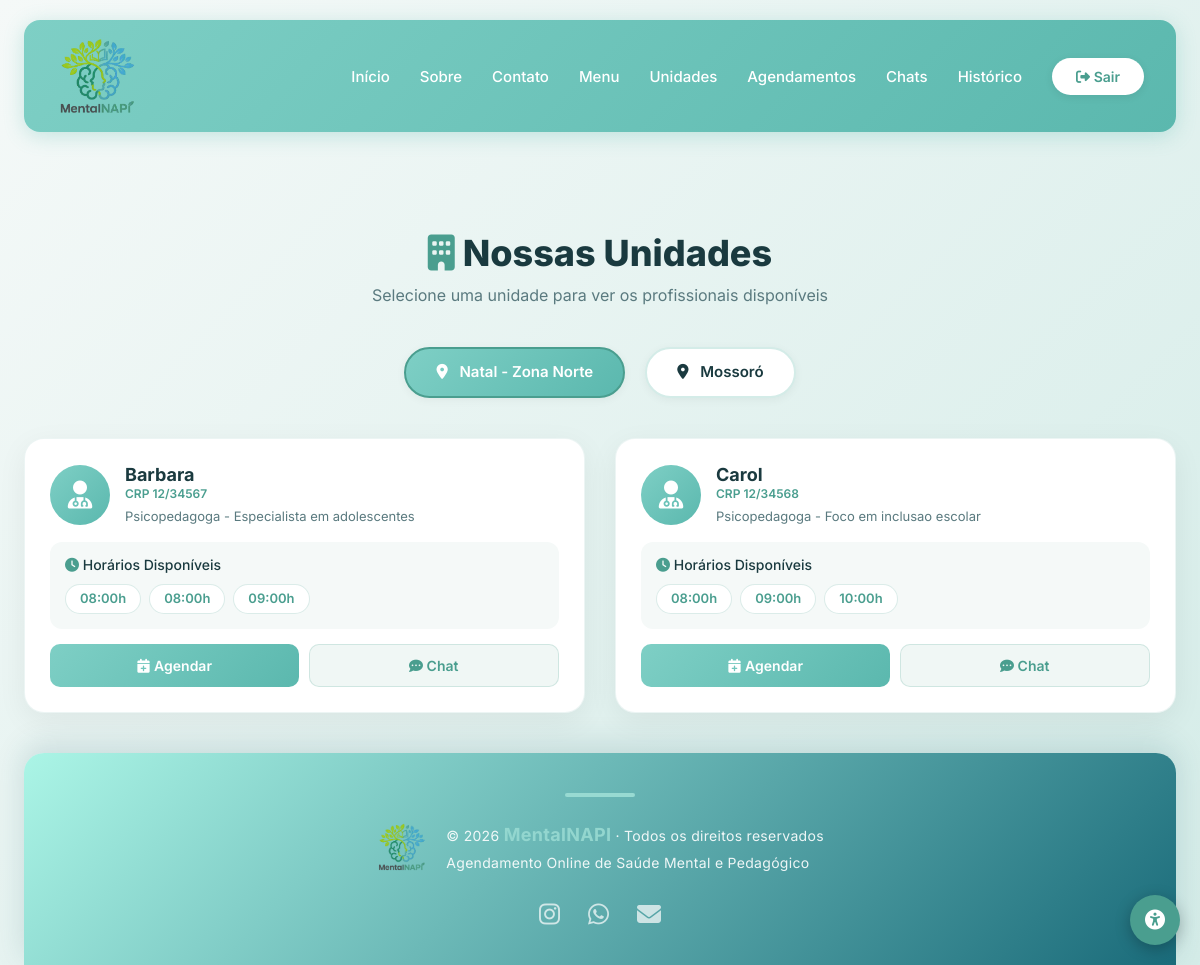
The page /unidades (signed in) on the database its author committed.
### tables this page shows
CREATE TABLE psicologas (
            id INTEGER PRIMARY KEY AUTOINCREMENT,
            nome TEXT NOT NULL,
            crp TEXT NOT NULL,
            especialidade TEXT NOT NULL,
            unidade TEXT NOT NULL
        );

### app.py (the view)
@app.route('/unidades')
def unidades():
    if not session.get('usuario_logado'):
        flash('Faça login primeiro.', 'warning')
        return redirect(url_for('login'))
    unidade_selecionada = request.args.get('unidade', 'Unidade Natal-zn')
    unidades_map = {
        'Unidade Natal-zn': 'Natal - Zona Norte',
        'Unidade Mossoro': 'Mossoró'
    }
    conn = get_db_connection()
    psicologas = conn.execute('''
        SELECT p.*, GROUP_CONCAT(h.horario) AS horarios
        FROM psicologas p
        LEFT JOIN horarios_psicologas h ON p.id = h.psicologa_id
        WHERE p.unidade = ?
        GROUP BY p.id
    ''', (unidade_selecionada,)).fetchall()
    lista = []
    for p in psicologas:
        horarios = p['horarios'].split(',') if p['horarios'] else []
        lista.append({
            'id': p['id'],
            'nome': p['nome'],
            'crp': p['crp'],
            'especialidade': p['especialidade'],
            'unidade': p['unidade'],
            'horarios': horarios[:3] if horarios else ['Sem horários']
        })
    conn.close()
    return render_template('unidades.html',
                           unidades=unidades_map,
                           unidade_atual=unidade_selecionada,
                           psicologas=lista)

### app.py (called while the page is built)
@app.context_processor
def inject_session():
    return dict(session=session)

def get_db_connection():
    conn = sqlite3.connect('mentalnapi.db')
    conn.row_factory = sqlite3.Row
    return conn

### templates/unidades.html (shortened to what this page needs)
{% extends "base.html" %}
{% block conteudo %}
<div class="container-unidades">
    <h1 class="page-title"><i class="fas fa-building"></i> Nossas Unidades</h1>
    <p class="page-subtitle">Selecione uma unidade para ver os profissionais disponíveis</p>
    <div class="unidade-selector">
        {% for key, nome in unidades.items() %}
            <a href="{{ url_for('unidades', unidade=key) }}"
               class="unidade-btn {% if unidade_atual == key %}active{% endif %}">
                <i class="fas fa-map-marker-alt"></i>
                {{ nome }}
            </a>
        {% endfor %}
    </div>
    <div class="psicologas-grid">
        {% if psicologas %}
            {% for p in psicologas %}
            <div class="psicologa-card">
                <div class="psicologa-header">
                    <div class="psicologa-avatar">
                        <i class="fas fa-user-md"></i>
                    </div>
                    <div class="psicologa-info">
                        <h3>{{ p.nome }}</h3>
                        <span class="crp">{{ p.crp }}</span>
                        <span class="especialidade">{{ p.especialidade }}</span>
                    </div>
                </div>
                <div class="psicologa-horarios">
                    <h4><i class="fas fa-clock"></i> Horários Disponíveis</h4>
                    <div class="horarios-lista">
                        {% for horario in p.horarios %}
                            <span class="horario-tag">{{ horario }}h</span>
                        {% endfor %}
                    </div>
                </div>
                <div class="psicologa-actions">
                    <button class="btn-agendar-profissional"
                            onclick="abrirModalAgendamento('{{ p.nome }}', '{{ p.unidade }}')">
                        <i class="fas fa-calendar-plus"></i> Agendar
                    </button>
                    <button class="btn-chat-profissional"
                            onclick="window.location.href='{{ url_for('chat', psicologa_id=p.id) }}'">
                        <i class="fas fa-comment-dots"></i> Chat
                    </button>
                </div>
            </div>
            {% endfor %}
        {% else %}
            <div class="sem-profissionais">
                <i class="fas fa-user-slash"></i>
                <p>Nenhum profissional disponível nesta unidade no momento.</p>
            </div>
        {% endif %}
    </div>
</div>
{% endblock %}

### rows shown on the page
psicologas: nome "Barbara", crp "CRP 12/34567", especialidade "Psicopedagoga - Especialista em adolescentes", horarios "08:00" "08:00" "09:00"
psicologas: nome "Carol", crp "CRP 12/34568", especialidade "Psicopedagoga - Foco em inclusao escolar", horarios "08:00" "09:00" "10:00"

### other values the page prints
{{ nome }} "Natal - Zona Norte" "Mossoró"
